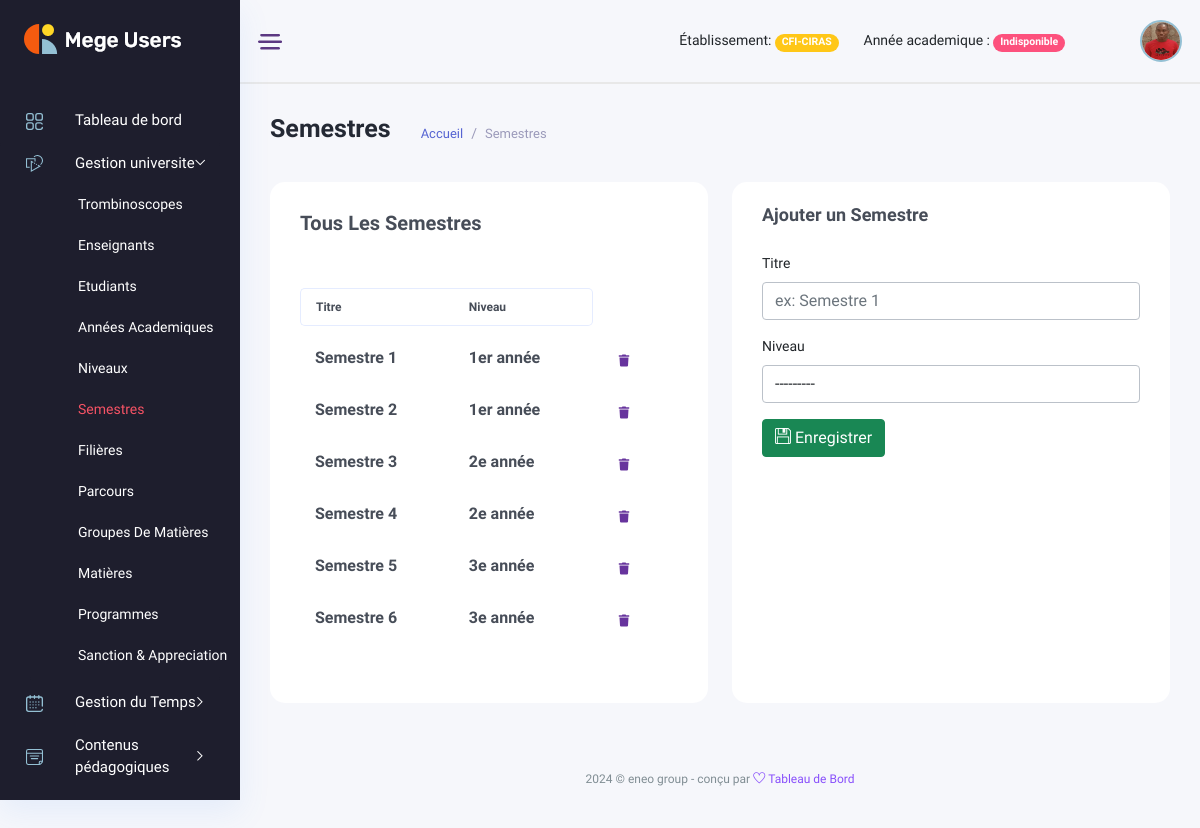
The page /manager_dashboard/gestion_universite/semestres/ (signed in) on the database its author committed.
### backend/models/user_account.py (models this page shows, shortened)
class User(AbstractBaseUser, PermissionsMixin):
    school = models.ForeignKey(Etablishment, on_delete=models.CASCADE, null=True, blank=True)
    username = models.CharField(max_length=255, unique=True,)
    student = models.OneToOneField(Student, unique=True, on_delete=models.SET_NULL, null=True, blank=True)
    teacher = models.OneToOneField(Teacher, unique=True, on_delete=models.SET_NULL, null=True, blank=True)
    management_profil = models.OneToOneField(ManagementProfil, unique=True, on_delete=models.CASCADE, null=True, blank=True)
    is_active = models.BooleanField(default=True)
    is_admin = models.BooleanField(default=False)
    is_admin_school = models.BooleanField(default=False)
    is_manager = models.BooleanField(default=False)
    is_accountant = models.BooleanField(default=False)
    is_student = models.BooleanField(default=False)
    is_teacher = models.BooleanField(default=False)
    created_at = models.DateTimeField(auto_now_add=True)
    updated_at = models.DateTimeField(auto_now=True)
    objects = UserManager()
    USERNAME_FIELD = 'username'

### backend/models/gestion_ecole.py (models this page shows, shortened)
class Etablishment(models.Model):
    name = models.CharField(max_length=120)
    tel = models.CharField(max_length=20)
    address = models.CharField(max_length=100)
    social_address = models.CharField(max_length=100, blank=True, null=True)
    email = models.EmailField(max_length=200, blank=True, null=True)
    bulletin_foot = models.CharField(max_length=50, blank=True, null=True)
    currency = models.CharField(max_length=50, choices=currencies, blank=True, null=True)
    système = models.CharField(max_length=50, choices=systemes, blank=True, null=True)
    status_fees = models.CharField(max_length=50, choices=statues, blank=True, null=True)
    subscription_fees = models.IntegerField(default=1000, blank=True, null=True)
    month = models.IntegerField(default=9, blank=True, null=True)
    re_registration_fees = models.IntegerField(default=800, blank=True, null=True)

class Semester(models.Model):
    title = models.CharField(max_length=50)
    level = models.ForeignKey(Level, on_delete=models.SET_NULL, null=True, blank=True)
    created_at = models.DateTimeField(auto_now_add=True)
    updated_at = models.DateTimeField(auto_now=True)

class Level(models.Model):
    label = models.CharField(max_length=50)
    fees = models.IntegerField(default=1000)
    school = models.ForeignKey(Etablishment, on_delete=models.CASCADE, null=True)
    created_at = models.DateTimeField(auto_now_add=True)
    updated_at = models.DateTimeField(auto_now=True)
    def __str__(self):
        return f"Level: {self.label}"

### manager_dashboard/views/gestion_universite_view.py (the view, shortened to what this page needs)
class SemesterView(View):
    template = "manager_dashboard/gestion_universite/semestres.html"
    def dispatch(self,request, *args, **kwargs):
        if not request.user.is_authenticated:
            return redirect('backend:login')
        if request.user.is_manager or request.user.is_admin_school:
            return super().dispatch(request, *args, **kwargs)
        return redirect('backend:logout')
    def get(self, request, *args, **kwargs):
        form = SemesterForm(request.user)
        context = {'semesters':Semester.objects.filter(level__school=request.user.school), 'form':form}
        return render(request, template_name=self.template, context=context)

### manager_dashboard/templates/manager_dashboard/gestion_universite/semestres.html (shortened to what this page needs)
{% extends '../base.html' %}
{% load static %}
{% block content %}
<div class="main_content_iner overly_inner ">
    <div class="container-fluid p-0 ">
        <div class="row">
            <div class="col-12">
                <div class="page_title_box d-flex flex-wrap align-items-center justify-content-between">
                    <div class="page_title_left d-flex align-items-center">
                        <h3 class="f_s_25 f_w_700 dark_text mr_30">Semestres</h3>
                        <ol class="breadcrumb page_bradcam mb-0">
                            <li class="breadcrumb-item"><a class='text-primary' href='{% url "manager_dashboard:index" %}'>Accueil</a></li>
                            <li class="breadcrumb-item"><a href="">Semestres</a></li>
                        </ol>
                    </div>
                </div>
            </div>
        </div>
        <div class="row">
            <div class="col-lg-6">
                <div class="white_card card_height_100 mb_30 pt-4">
                    <div class="white_card_body">
                        <div class="QA_section">
                            <div class="white_box_tittle list_header">
                                <h4>Tous Les Semestres </h4>
                            </div>
                            <div class="QA_table mb_30">
                                <table class="table lms_table_active ">
                                    <thead>
                                        <tr>
                                            <th scope="col">Titre</th>
                                            <th>Niveau</th>
                                        </tr>
                                    </thead>
                                    <tbody id="elementList">
                                        {% for semester in semesters %}
                                            <tr data-id="{{ semester.id }}">
                                                <td><h6> {{ semester.title }} <h6></td>
                                                <td><h6> {{ semester.level.label }} <h6></td>
                                                {% if not user.is_admin_school %}
                                                <td>
                                                    <div class="action_btns d-flex">
                                                        <a href="#" onclick='deleteSemester({{ semester.id }})' class="action_btn"> <i class="fas fa-trash"></i> </a>
                                                    </div>
                                                </td>
                                                {% endif %}
                                            </tr>
                                        {% endfor %}
                                    </tbody>
                                </table>
                            </div>
                        </div>
                    </div>
                </div>
            </div>
            {% if not user.is_admin_school %}
            <div class="col-6">
                <div class="white_card card_height_100 mb_30">
                    <div class="white_card_header">
                        <div class="box_header m-0">
                            <div class="main-title">
                                <h3 class="m-0">Ajouter un Semestre</h3>
                            </div>
                        </div>
                    </div>
                    <div class="white_card_body">
                        <form method="post">
                            <div class="mb-3">
                                <label class="form-label" for="libelle">Titre</label>
                                {{ form.title }}
                            </div>
                            <div class="mb-3">
                                <label class="form-label" for="level">Niveau</label>
                                {{ form.level }}
                            </div>
                            <button type="submit" class="btn btn-success"> <i class="ti-save"></i> Enregistrer</button>
                        </form>
                    </div>
                </div>
            </div>
            {% endif %}
        </div>
    </div>
</div>
{% endblock content %}

### manager_dashboard/templates/manager_dashboard/base.html (shortened to what this page needs)
<!DOCTYPE html>
{% load static %}
<html lang="fr">
<head>
    <link rel="stylesheet" href="{% static 'css/bootstrap1.min.css' %}" />
    <link rel="stylesheet" href="{% static 'vendors/themefy_icon/themify-icons.css' %}" />
    <link rel="stylesheet" href="{% static 'vendors/niceselect/css/nice-select.css' %}" />
    <link rel="stylesheet" href="{% static 'vendors/owl_carousel/css/owl.carousel.css' %}" />
    <link rel="stylesheet" href="{% static 'vendors/gijgo/gijgo.min.css' %}" />
    <link rel="stylesheet" href="{% static 'vendors/font_awesome/css/all.min.css' %}" />
    <link rel="stylesheet" href="{% static 'vendors/tagsinput/tagsinput.css' %}" />
    <link rel="stylesheet" href="{% static 'vendors/datepicker/date-picker.css' %}" />
    <link rel="stylesheet" href="{% static 'vendors/vectormap-home/vectormap-2.0.2.css' %}" />
    <link rel="stylesheet" href="{% static 'vendors/scroll/scrollable.css' %}" />
    <link rel="stylesheet" href="{% static 'vendors/datatable/css/jquery.dataTables.min.css' %}" />
    <link rel="stylesheet" href="{% static 'vendors/datatable/css/responsive.dataTables.min.css' %}" />
    <link rel="stylesheet" href="{% static 'vendors/datatable/css/buttons.dataTables.min.css' %}" />
    <link rel="stylesheet" href="{% static 'vendors/text_editor/summernote-bs4.css' %}" />
    <link rel="stylesheet" href="{% static 'vendors/morris/morris.css' %}">
    <link rel="stylesheet" href="{% static 'vendors/material_icon/material-icons.css' %}" />
    <link rel="stylesheet" href="{% static 'css/metisMenu.css' %}">
    <link rel="stylesheet" href="{% static 'css/style1.css' %}" />
    <link rel="stylesheet" href="{% static 'css/colors/default.css' %}" id="colorSkinCSS">
</head>
<body class="crm_body_bg">
    <nav class="sidebar dark_sidebar">
        <div class="logo d-flex justify-content-between">
            <a class="large_logo" href="index-2.html"><img src="{% static 'img/logo_white.png' %}" alt></a>
        </div>
        <ul id="sidebar_menu">
            <li class>
                <a href='{% url "manager_dashboard:index" %}' aria-expanded="false">
                    <div class="nav_icon_small">
                    <img src="{% static 'img/menu-icon/dashboard.svg' %}" alt>
                    </div>
                    <div class="nav_title">
                        <span>Tableau de bord</span>
                    </div>
                </a>
            </li>
            <li class>
                <a class="has-arrow" href="#" aria-expanded="false">
                    <div class="nav_icon_small">
                        <img src="{% static 'img/menu-icon/16.svg' %}" alt>
                    </div>
                    <div class="nav_title">
                        <span>Gestion universite </span>
                    </div>
                </a>
                <ul>
                    <li><a href='{% url "manager_dashboard:trombinoscopes" %}'>Trombinoscopes</a></li>
                    <li><a href='{% url "manager_dashboard:teachers" %}'>Enseignants</a></li>
                    <li><a href='{% url "manager_dashboard:students" %}'>Etudiants</a></li>
                    <li><a href='{% url "manager_dashboard:years" %}'>Années academiques</a></li>
                    <li><a href='{% url "manager_dashboard:levels" %}'>Niveaux</a></li>
                    <li><a href='{% url "manager_dashboard:semesters" %}'>Semestres</a></li>
                    <li><a href='{% url "manager_dashboard:sectors" %}'>Filières</a></li>
                    <li><a href='{% url "manager_dashboard:careers" %}'>Parcours</a></li>
                    <li><a href='{% url "manager_dashboard:group_subjects" %}'>Groupes de Matières</a></li>
                    <li><a href='{% url "manager_dashboard:subjects" %}'>Matières</a></li>
                    <li><a href='{% url "manager_dashboard:programs" %}'>Programmes</a></li>
                    <li><a href='{% url "manager_dashboard:sanction_appreciations" %}'>Sanction & Appreciation</a></li>
                </ul>
            </li>
            <li class>
                <a class="has-arrow" href="#" aria-expanded="false">
                    <div class="nav_icon_small">
                        <img src="{% static 'img/menu-icon/15.svg' %}" alt>
                    </div>
                    <div class="nav_title">
                        <span>Gestion du Temps </span>
                    </div>
                </a>
            </li>
            <li class>
                <a class="has-arrow" href="#" aria-expanded="false">
                    <div class="nav_icon_small">
                        <img src="{% static 'img/menu-icon/11.svg' %}" alt>
                    </div>
                    <div class="nav_title">
                        <span>Contenus pédagogiques </span>
                    </div>
                </a>
            </li>
            <li class>
                <a class="has-arrow" href="#" aria-expanded="false">
                    <div class="nav_icon_small">
                    </div>
                    <div class="nav_title">
                    </div>
                </a>
            </li>
        </ul>
    </nav>
    <section class="main_content dashboard_part large_header_bg">
        <div class="container-fluid g-0">
            <div class="row">
                <div class="col-lg-12 p-0 ">
                    <div class="header_iner d-flex justify-content-between align-items-center">
                        <div class="line_icon open_miniSide d-none d-lg-block">
                            <img src="{% static 'img/line_img.png' %}" alt>
                        </div>
                        <div class="header_right d-flex justify-content-between align-items-center">
                            <div class="header_notification_warp d-flex align-items-center">
                                <li style="margin-right: 25px;">
                                    Établissement: <span class="badge rounded-pill bg-warning">{{user.school.name}}</span>
                                </li>
                                <li style="margin-right: 25px;">
                                    Année academique :
                                    {% if request.session.academic_year %}
                                        {% with academic_year=request.session.academic_year %}
                                            <span class="badge rounded-pill bg-primary">{{request.session.academic_year}}</span>
                                        {% endwith %}
                                    {% else %}
                                        <span class="badge rounded-pill bg-danger">Indisponible</span>
                                    {%endif%}
                                </li>
                            </div>
                            <div class="profile_info">
                                <img src="{% static 'img/membre.jpg' %}" width="50" height="50" alt="#">
                            </div>
                        </div>
                    </div>
                </div>
            </div>
        </div>
        {% block content %}{% endblock %}
        <div class="footer_part">
            <div class="container-fluid">
                <div class="row">
                    <div class="col-lg-12">
                        <div class="footer_iner text-center">
                            <p>{% now "Y" %} © eneo group - conçu par <a href="#"> <i class="ti-heart"></i> </a><a href="#"> Tableau de Bord</a></p>
                        </div>
                    </div>
                </div>
            </div>
        </div>
    </section>
</body>
</html>

### rows shown on the page
User: school.name "CFI-CIRAS"
Semester: title "Semestre 1", level.label "1er année"
Semester: title "Semestre 2", level.label "1er année"
Semester: title "Semestre 3", level.label "2e année"
Semester: title "Semestre 4", level.label "2e année"
Semester: title "Semestre 5", level.label "3e année"
Semester: title "Semestre 6", level.label "3e année"
